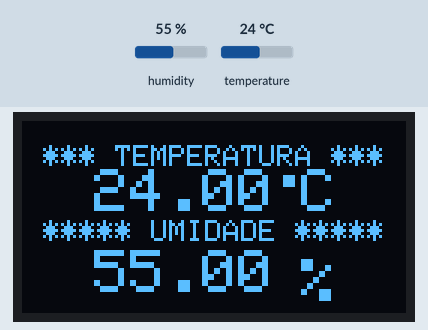
Bench run of a sketch on a simulated ESP32. Shown: 128×64 one-colour display. The inputs (shaded band) are chosen by the test bench; at power-on: humidity 55 %, temperature 24 °C. What the sketch prints to the serial monitor is not drawn.

Above: at 2.9 s.
3.0 s: humidity set to 22 %
At 4.7 s:
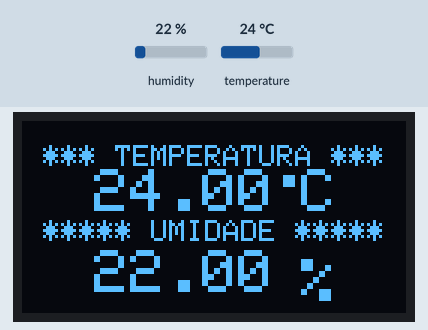
5.8 s: temperature set to 12 °C
At 6.6 s:
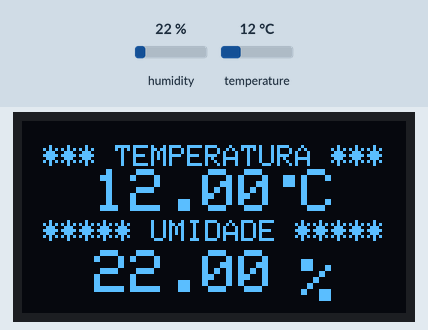
8.6 s: humidity set to 40 %
At 11.5 s:
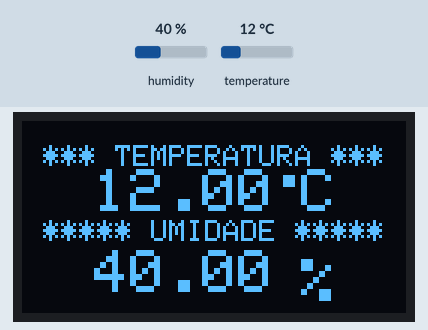
11.9 s: temperature set to 19 °C
At 13.4 s:
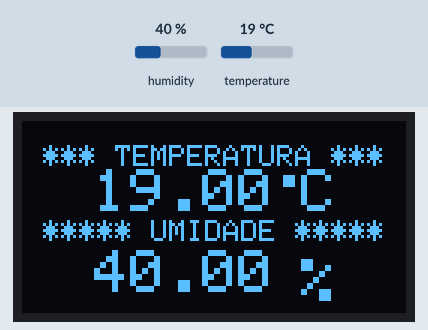
Timing chart, 0 to 14.9 s (numbered marks = the images above; inputs shaded):
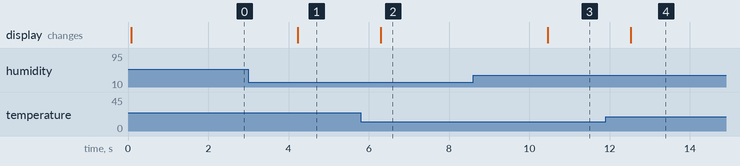

The sketch:

4.0-displayoLed_DHT11.ino
```cpp
//https://www.youtube.com/watch?v=UJpiIpmWPVM
//https://forum.arduino.cc/t/add-second-dht11-sensor-to-eps32-arduino-code/851681
//pino 22 do esp no sck do display
//pino 21 do esp no sda do display
//para o pino data do DHT NÃO USAR os pinos D2,D12,D18,D19,D21,D22,D23,D25,D26,D27,D33,D32,D34,D35
//para o pino data do DHT     USAR os pinos D4, D5,D13,D14,D15

#include <DHT.h>
#define DHTPIN 5          // pino do esp32 para ligar o DHT11
#define DHTTYPE DHT11     // DHT sensor type (DHT11)
DHT dht (DHTPIN, DHTTYPE);//define o pino e o tipo de DHT

#include <Adafruit_SSD1306.h>
#define OLED_LARGURA 128                // Número de Pixels do display OLED (Largura)
#define OLED_ALTURA  64                 // Número de Pixels do display OLED (Altura)
#define OLED_RESET   4                  // Reset pin # (or -1 if sharing Arduino reset pin)
Adafruit_SSD1306 display(OLED_LARGURA, OLED_ALTURA, &Wire, OLED_RESET);//inicialização do display SSD1306

void setup()
{
  display.begin(SSD1306_SWITCHCAPVCC, 0x3C);//inicialização do display e endereçamendo I2C
  display.clearDisplay();                   // Limpa p display
  dht.begin();                              //inicializa o sensor DHT
  Serial.begin(9600);                       // Initialize serial communication.
}

void loop()
{
  float umidade = dht.readHumidity();        //realiza a leitura da unidade
  float temperatura = dht.readTemperature(); //realiza a leiutra da temperatura
  Serial.print("umidade: ");                 //imprimir no monitor serial o texto
  Serial.print(umidade);                     //imprmi o valor da umidade
  Serial.print("%\t");                       //imprimi a unidade e um espaço e tab
  Serial.print("Temperatura: ");             //imprimir no monitor serial o texto
  Serial.print(temperatura);                 //imprimir o valor da temperatura
  Serial.println("°C");                      //imprimir a unidade

  display.clearDisplay();                 // Limpa p display
  display.setTextSize(1.5);               // Tamanho da fonte
  display.setTextColor(WHITE);            // Cor da fonte
  display.setCursor(1,8);                 // coordenada coluna=1 e linha=8 para imprimir
  display.println(" *** TEMPERATURA ***");// texto
  display.setTextSize(2);                 // Tamanho da fonte
  display.setTextColor(WHITE);            // Cor da fonte
  display.setCursor(24,16);               // coordenada coluna=24 e linha=16 para imprimir
  display.println(temperatura);           // Variável a ser impressa
  display.setCursor(83,8);                // coordenada coluna=83 e linha=8 para imprimir
  display.println(".");                   // ponto
  display.setCursor(93,16);               // coordenada coluna=93 e linha=16 para imprimir
  display.println("C");                   //texto

  display.setTextSize(1.5);               // Tamanho da fonte
  display.setCursor(1,33);                 // coordenada coluna=1 e linha=33 para imprimir
  display.println(" ***** UMIDADE *****");// texto
  display.setTextSize(2);                 // Tamanho da fonte
  display.setCursor(24,43);               // coordenada coluna=24 e linha=43 para imprimir
  display.println(umidade);               // Variável a ser impressa
  display.setCursor(93,46);               // Local de início do texto
  display.println("%");                   //texto
  display.display();                      //finaliza a impressão no display
  delay(1000);
}
```

Measured:
- after the input at 3.0 s, the display: changes after 1.2 s (image 1)
- after the input at 5.8 s, the display: changes after 0.50 s (image 2)
- after the input at 8.6 s, the display: changes after 1.9 s (image 3)
- after the input at 11.9 s, the display: changes after 0.63 s (image 4)
